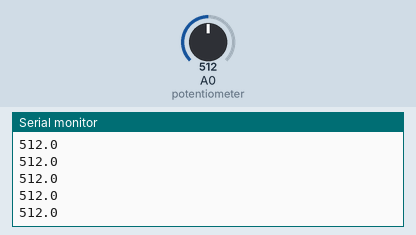
Bench run of a sketch on a simulated Arduino Uno, built with avr-gcc and run on an emulated ATmega328P. Shown: the last lines printed to the serial monitor. The test bench sets the inputs (shaded band); at power-on: A0 (potentiometer) = 512.

Above: at 1.2 s.
1.3 s: A0 (potentiometer) set to 716
At 1.59 s:
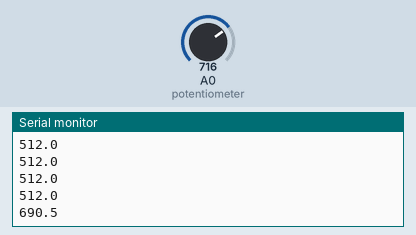
2.8 s: A0 (potentiometer) set to 900
At 2.88 s:
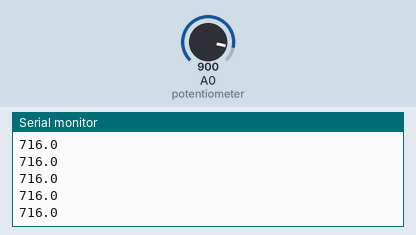
Timing chart, 0 to 5.8 s (numbered marks = the images above; inputs shaded):
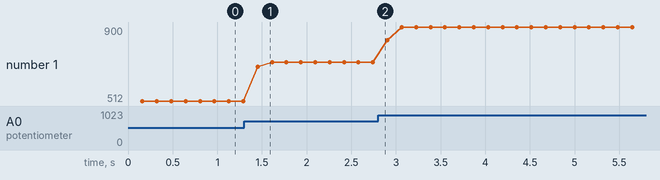

Measured:
- after the input at 1.3 s, the serial monitor: prints a new line after 0.15 s (image 1)
- plotted number 1: 512 → 716 after the input at 1.3 s, 716 → 900 after the input at 2.8 s

The sketch:

aula29_nivel1.ino
```cpp
// Aula 29 – Nível 1: Função media(vetor, n)
// Passa o vetor de leituras para uma função
#include <Arduino.h>                    // funções do Arduino (pinMode, digitalWrite, delay...)
float media(int v[], int n) {           // média de um vetor de leituras
  long soma = 0;                        // long: a soma de muitas leituras passa de 32767
  for (int i = 0; i < n; i++) soma += v[i];   // soma todas as leituras
  return (float)soma / n;               // (float) evita a divisão inteira
}

int leituras[8];                        // declara leituras[8] (int)

void setup() {                          // roda uma vez, quando a placa liga
  Serial.begin(9600);                   // abre o Monitor Serial a 9600 baud
}

void loop() {                           // repete para sempre
  for (int i = 0; i < 8; i++) {         // 8 leituras
    leituras[i] = analogRead(A0);       // guarda a leitura na posição i
    delay(20);                          // espera 20 ms
  }
  Serial.println(media(leituras, 8), 1);   // envia media(leituras ao Monitor Serial e quebra a linha
}
```
